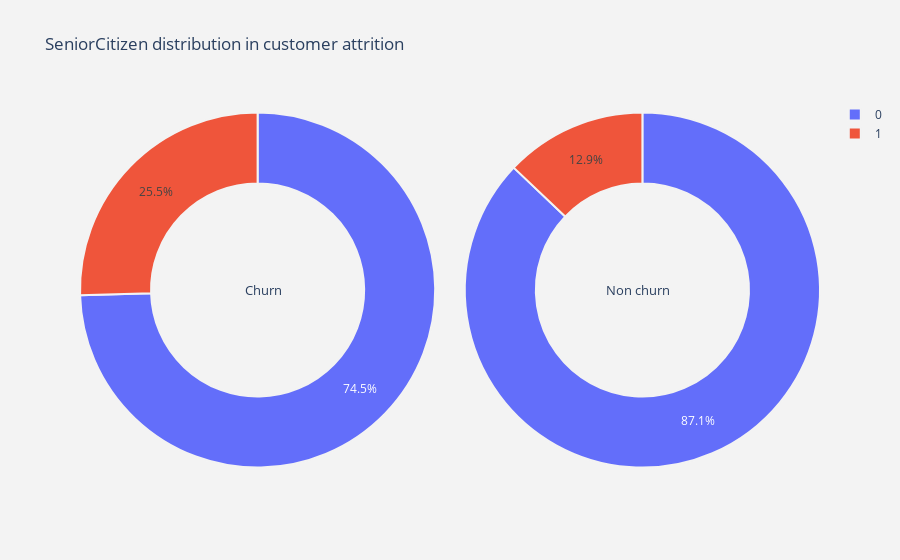

Source (notebook cell):
### Code cell
plot_pie("SeniorCitizen")

### Figure 1 — Plotly figure (JSON) as saved in the notebook; plotly's stock layout.template omitted (floating-point values rounded to 4 significant figures)
{"data": [{"domain": {"x": [0, 0.48]}, "hole": 0.6, "hoverinfo": "label+percent+name", "labels": [0, 1], "marker": {"line": {"color": "rgb(243,243,243)", "width": 2}}, "name": "Churn Customers", "type": "pie", "values": [1393, 476]}, {"domain": {"x": [0.52, 1]}, "hole": 0.6, "hoverinfo": "label+percent+name", "labels": [0, 1], "marker": {"line": {"color": "rgb(243,243,243)", "width": 2}}, "name": "Non churn Customers", "type": "pie", "values": [4497, 666]}], "layout": {"annotations": [{"font": {"size": 13}, "showarrow": false, "text": "Churn", "x": 0.22, "y": 0.5}, {"font": {"size": 13}, "showarrow": false, "text": "Non churn", "x": 0.8, "y": 0.5}], "paper_bgcolor": "rgb(243,243,243)", "plot_bgcolor": "rgb(243,243,243)", "title": {"text": "SeniorCitizen distribution in customer attrition "}}}
